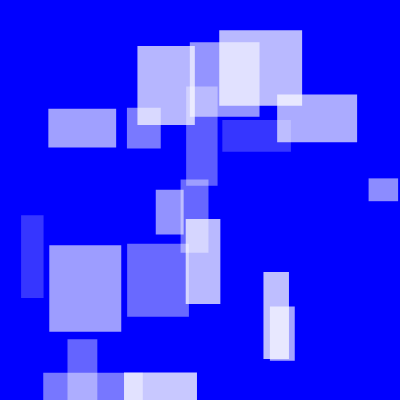
Frame 1 (no input)
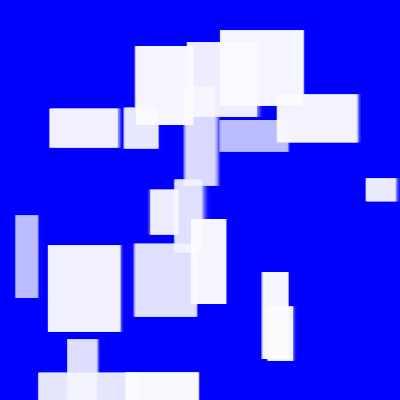
Frame 60 (no input)
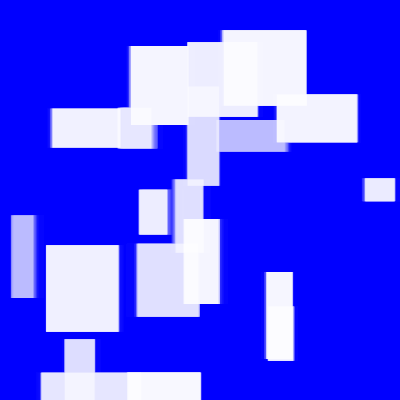
Frame 120 (the mouse pressed at the canvas centre since frame 60)

The p5.js sketch that drew these frames (run headless with seeded random() and noise() and a simulated clock; from frame 60 on, the mouse is pressed at the canvas centre):

// p5.js sketch
// ── sketch.js
let rectangles = []; // Array to store rectangle properties

function setup() {
  createCanvas(400, 400); // Create a 400x400 canvas
  background(0, 0, 255); // Set background to blue

  // Initialize rectangles with random properties
  for (let i = 0; i < 20; i++) {
    rectangles.push({
      x: random(20, width - 20), // Random x position, avoiding edges
      y: random(20, height - 20), // Random y position, avoiding edges
      w: random(20, 100), // Random width between 20 and 100
      h: random(20, 100), // Random height between 20 and 100
      opacity: random(50, 200) // Random opacity
    });
  }
}

function draw() {
  background(0, 0, 255, 25); // Light trailing effect for animation

  // Loop through each rectangle to update and draw
  for (let i = 0; i < rectangles.length; i++) { // Loop through each rectangle
    let rectObj = rectangles[i];
    
    fill(255, 255, 255, rectObj.opacity); // Set color with random opacity
    noStroke();
    
    rect(rectObj.x, rectObj.y, rectObj.w, rectObj.h); // Draw rectangle
    
    // Add horizontal and vertical jiggling effect with a larger range
    rectObj.x += random(-1, 1); // Update x position with larger random range
    //rectObj.y += random(-1, 1); // Update y position with larger random range
  }
}
